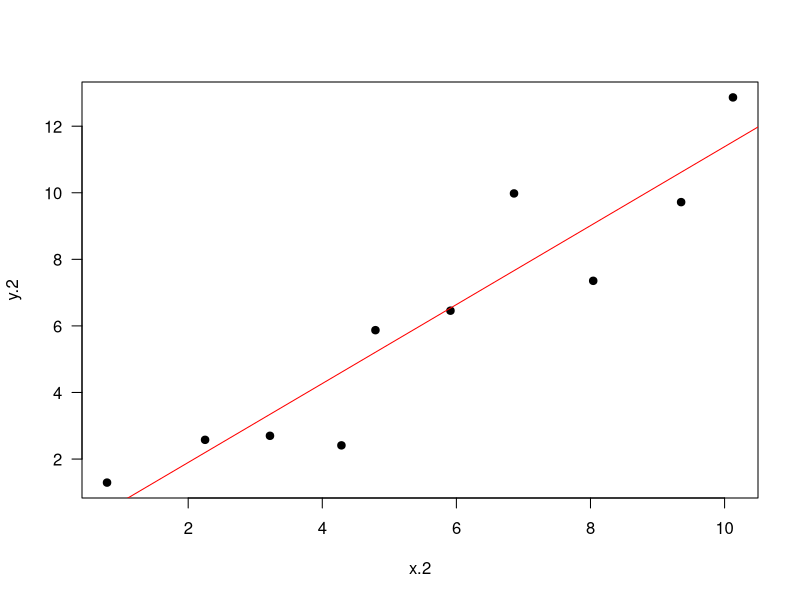
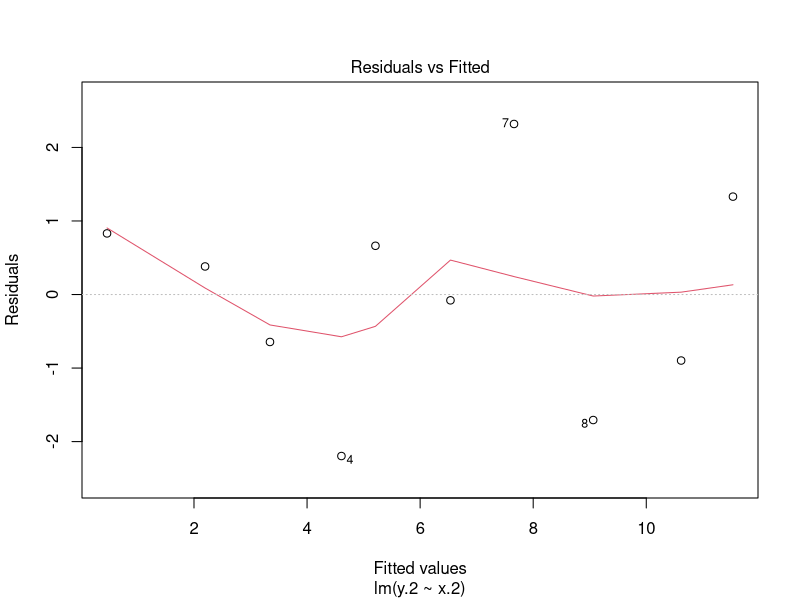
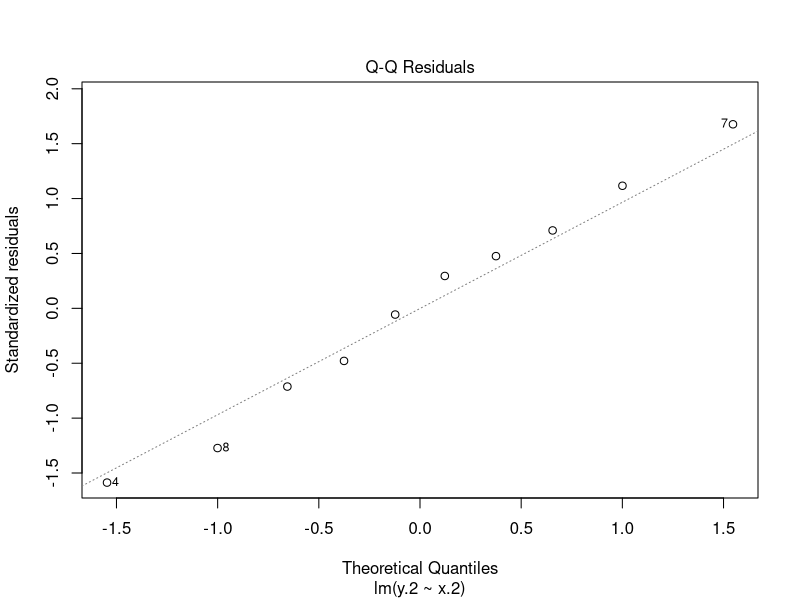
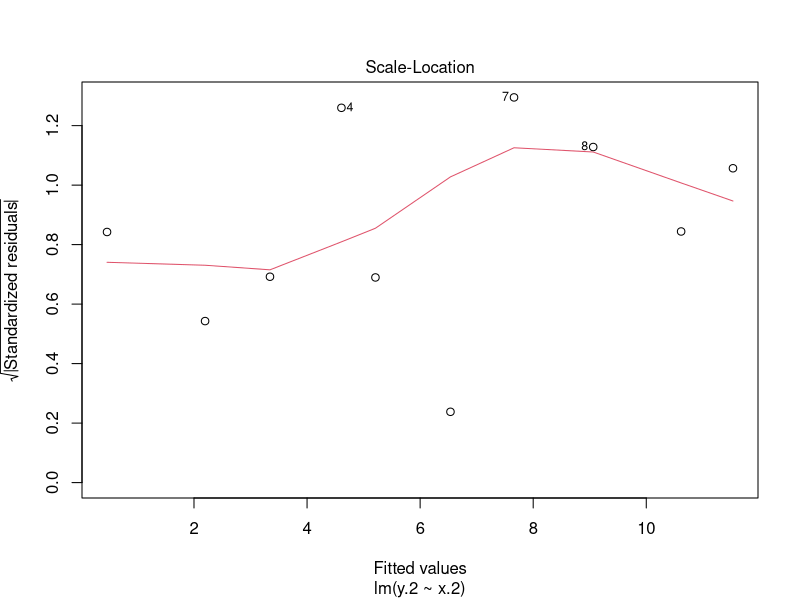
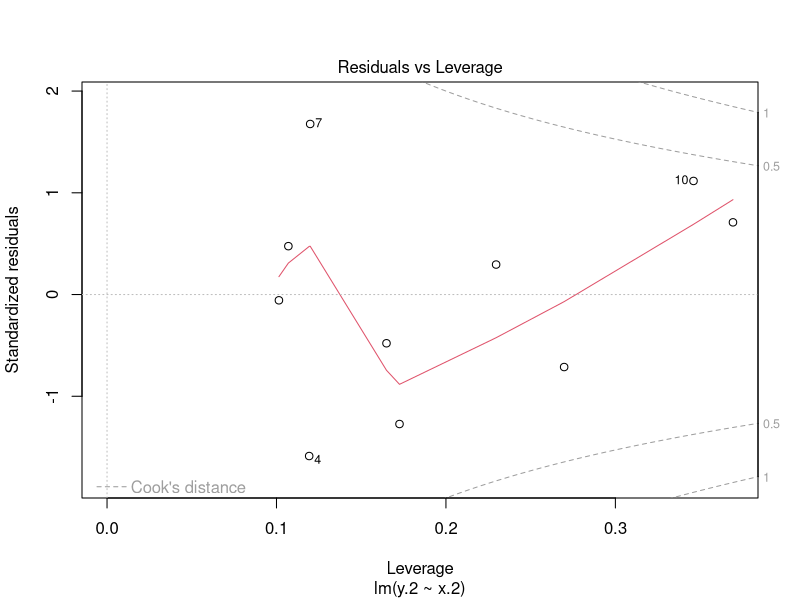

These charts were generated, in order, by the following R code:
#
# relationships between two numerical variables.
#
# correlation. Measuring the covariance between two variables
# There is no explanatory and response variable
# sample parameters
n <- 10  #sample size
mean.t <- c(0, 0) # vector with means for the two variables
sd.t <- c(1, 0.2) # vector with sd for the two variables

# making the variables
var <- c(1:n) # generic variable
y.noise <- rnorm(n,mean.t[1], sd.t[1]) # create 'noise' for y data
x.noise <- rnorm(n,mean.t[2], sd.t[2]) # create 'noise' for x data
x.2 <- var + x.noise # make noise x variable
y.2 <- var + y.noise # make noise y variable

# plot the two variables
plot(x.2, y.2, pch = 19, las = 1)

# perform correlation analysis
m.corr <- cor(x.2, y.2)
str(m.corr)


# --- regression ------
# two numeric variables,
# an explanatory and response variable

# assume x to be the explanatory and y the response
m.regr <- lm(y.2 ~ x.2) # perform regression
str(m.regr) # check the structure of the model object
summary(m.regr) # get summary of the model object
abline(m.regr, col = "red") # add a red abline which represent the model fit

# access the regression coefficients, in this case the slope
m.regr$coefficients[2]

# checking assumptions of normality
plot(m.regr)

# ----- end ------

